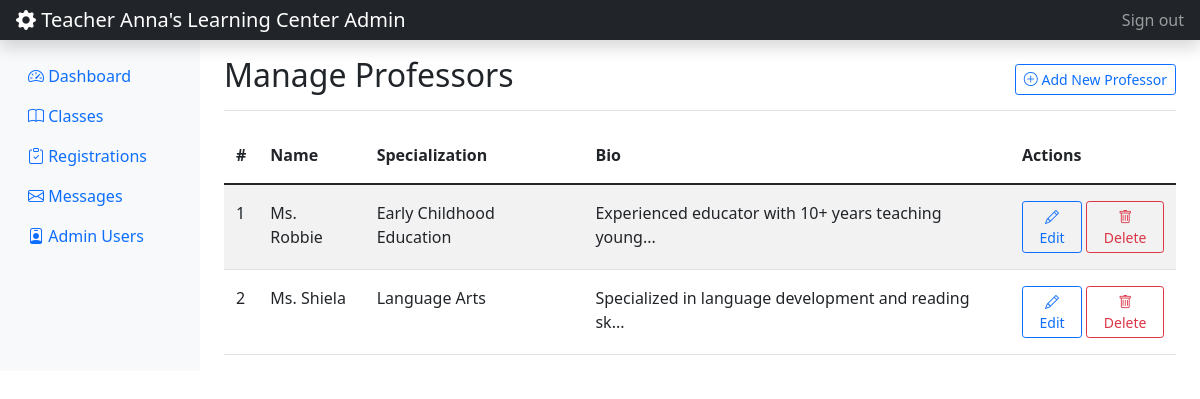
Page /admin/manage_professors.php (signed in) on the committed database.
### tables this page shows
CREATE TABLE `professors` (
  `id` int(11) NOT NULL,
  `name` varchar(100) NOT NULL,
  `bio` text DEFAULT NULL,
  `specialization` varchar(100) DEFAULT NULL,
  `image_url` varchar(255) DEFAULT '/api/placeholder/400/300'
);

### admin/manage_professors.php (the view, shortened to what this page needs)
<?php
require_once '../includes/auth_check.php';
$stmt = $pdo->query("SELECT * FROM professors ORDER BY name");
$professors = $stmt->fetchAll();
?>
<?php include '../includes/admin_header.php'; ?>
<div class="d-flex justify-content-between flex-wrap flex-md-nowrap align-items-center pt-3 pb-2 mb-3 border-bottom">
    <h1 class="h2">Manage Professors</h1>
    <div class="btn-toolbar mb-2 mb-md-0">
        <a href="add_professor.php" class="btn btn-sm btn-outline-primary">
            <i class="bi bi-plus-circle"></i> Add New Professor
        </a>
    </div>
</div>
<div class="table-responsive">
    <table class="table table-striped table-hover">
        <thead>
            <tr>
                <th>#</th>
                <th>Name</th>
                <th>Specialization</th>
                <th>Bio</th>
                <th>Actions</th>
            </tr>
        </thead>
        <tbody>
            <?php foreach ($professors as $index => $professor): ?>
            <tr>
                <td><?php echo $index + 1; ?></td>
                <td><?php echo htmlspecialchars($professor['name']); ?></td>
                <td><?php echo htmlspecialchars($professor['specialization']); ?></td>
                <td><?php echo htmlspecialchars(substr($professor['bio'], 0, 50)) . (strlen($professor['bio']) > 50 ? '...' : ''); ?></td>
                <td>
                    <div class="btn-group" role="group">
                        <form action="edit_professor.php" method="GET" class="d-inline">
                            <button type="submit" class="btn btn-sm btn-outline-primary me-1">
                                <i class="bi bi-pencil"></i> Edit
                            </button>
                        </form>
                        <form action="admin_actions.php" method="POST" class="d-inline" onsubmit="return confirm('Are you sure you want to delete this professor?');">
                            <button type="submit" class="btn btn-sm btn-outline-danger">
                                <i class="bi bi-trash"></i> Delete
                            </button>
                        </form>
                    </div>
                </td>
            </tr>
            <?php endforeach; ?>
        </tbody>
    </table>
</div>
<?php include '../includes/admin_footer.php'; ?>

### assets/css/admin.css (style rules this page uses)
.table > :not(caption) > * > * { padding: 1rem 0.75rem; }
.table > thead { border-top: none; }

### rows in the picture
professors: name "Ms. Robbie", specialization "Early Childhood Education", bio "Experienced educator with 10+ years teaching young"
professors: name "Ms. Shiela", specialization "Language Arts", bio "Specialized in language development and reading sk"

### other values in the picture
SITE_NAME "Teacher Anna's Learning Center"
